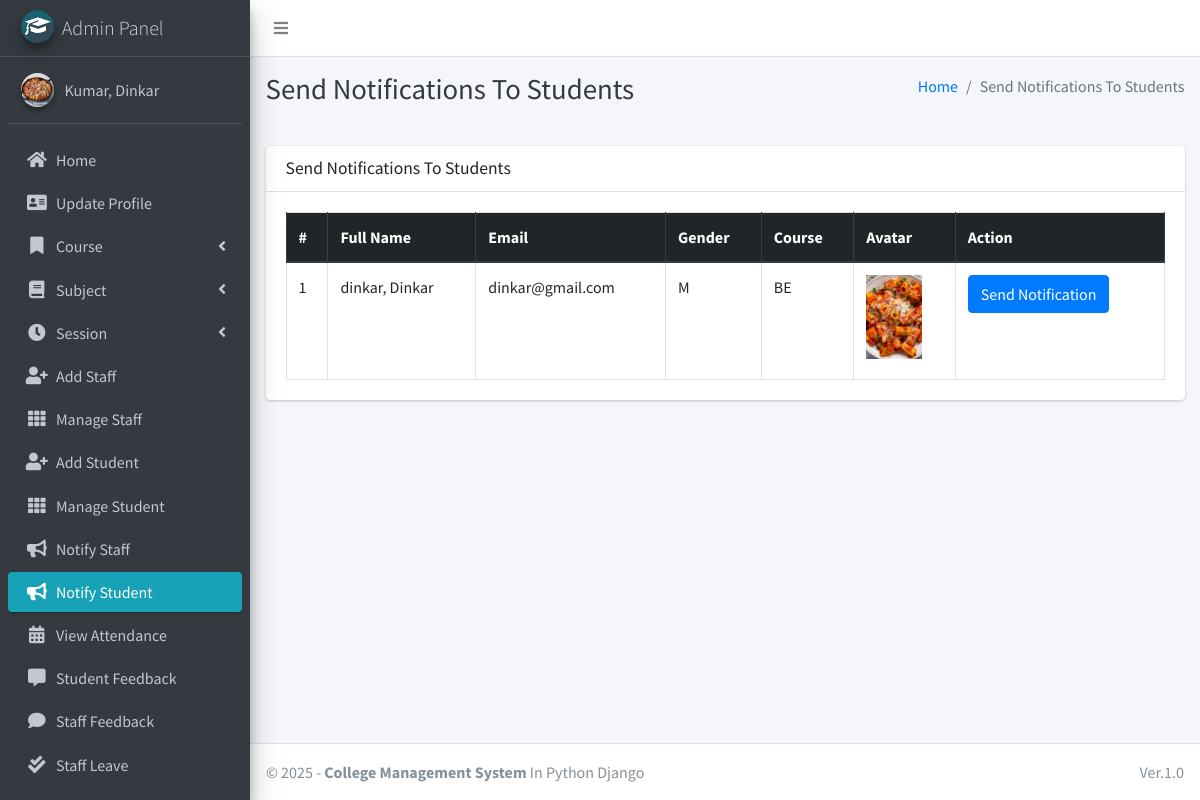
The page /admin_notify_student (signed in) on the database as committed earlier.
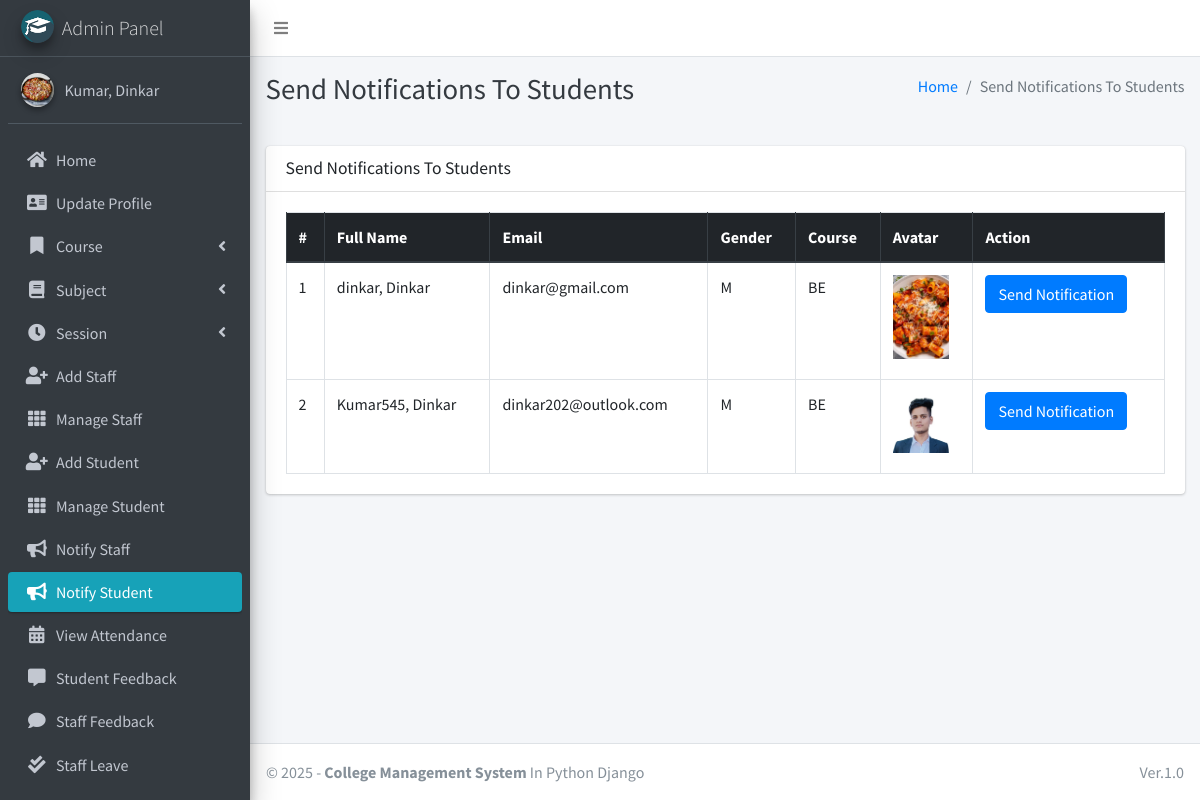
The same page on the database as committed later.
### main_app/models.py (models this page shows, shortened)
class CustomUser(AbstractUser):
    USER_TYPE = ((1, "HOD"), (2, "Staff"), (3, "Student"))
    GENDER = [("M", "Male"), ("F", "Female")]
    username = None  # Removed username, using email instead
    email = models.EmailField(unique=True)
    user_type = models.CharField(default=1, choices=USER_TYPE, max_length=1)
    gender = models.CharField(max_length=1, choices=GENDER)
    profile_pic = models.ImageField()
    address = models.TextField()
    fcm_token = models.TextField(default="")  # For firebase notifications
    created_at = models.DateTimeField(auto_now_add=True)
    updated_at = models.DateTimeField(auto_now=True)
    USERNAME_FIELD = "email"
    REQUIRED_FIELDS = []
    objects = CustomUserManager()
    def __str__(self):
        return self.last_name + ", " + self.first_name

class Student(models.Model):
    admin = models.OneToOneField(CustomUser, on_delete=models.CASCADE)
    course = models.ForeignKey(Course, on_delete=models.DO_NOTHING, null=True, blank=False)
    session = models.ForeignKey(Session, on_delete=models.DO_NOTHING, null=True)

class Course(models.Model):
    name = models.CharField(max_length=120)
    created_at = models.DateTimeField(auto_now_add=True)
    updated_at = models.DateTimeField(auto_now=True)

### main_app/hod_views.py (the view)
# urls.py: path("admin_notify_student", hod_views.admin_notify_student,
def admin_notify_student(request):
    student = CustomUser.objects.filter(user_type=3)
    context = {
        'page_title': "Send Notifications To Students",
        'students': student
    }
    return render(request, "hod_template/student_notification.html", context)

### main_app/templates/hod_template/student_notification.html (shortened to what this page needs)
{% extends 'main_app/base.html' %}
{% load static %}
{% block page_title %}{{page_title}}{% endblock page_title %}
{% block content %}
<section class="content">
    <div class="container-fluid">
        <div class="row">
            <div class="col-md-12">
                <div class="card">
                    <div class="card-header">
                        <h3 class="card-title">{{page_title}}</h3>
                    </div>
                    <div class="card-body">
                        <table id="example2" class="table table-bordered table-hover">
                            <thead class="thead-dark">
                                <tr>
                                    <th>#</th>
                                    <th>Full Name</th>
                                    <th>Email</th>
                                    <th>Gender</th>
                                    <th>Course</th>
                                    <th>Avatar</th>
                                    <th>Action</th>
                                </tr>
                            </thead>
                            <tbody>
                                {% for student in students %}
                                <tr>
                                    <td>{{ forloop.counter }}</td>
                                    <td>{{student.last_name}}, {{student.first_name}}</td>
                                    <td>{{student.email}}</td>
                                    <td>{{student.gender}}</td>
                                    <td>{{student.student.course.name}}</td>
                                    <td>
                                        {% if student.profile_pic == ""  %}
                                        No Image
                                        {% else %}
                                        <img class="img img-fluid mb-2" height="56" width="56"
                                            src="{{student.profile_pic}}" alt="">
                                        {% endif %}
                                    </td>
                                    <td><button data-toggle = "modal" data-target = "#myModal"class="btn btn-primary show_notification" value="{{student.id}}">Send Notification</button>
                                    </td>
                                </tr>
                                {% endfor %}
                            </tbody>
                        </table>
                    </div>
                </div>
            </div>
        </div>
    </div>
</section>
{% endblock content %}

### main_app/templates/main_app/base.html (shortened to what this page needs)
{% load static %}
<!DOCTYPE html>
<html>
<head>
    <link rel="stylesheet" href="{% static 'plugins/fontawesome-free/css/all.min.css'%} ">
    <link rel="stylesheet" href="https://code.ionicframework.com/ionicons/2.0.1/css/ionicons.min.css">
    <link rel="stylesheet"
        href="{% static 'plugins/tempusdominus-bootstrap-4/css/tempusdominus-bootstrap-4.min.css'%} ">
    <link rel="stylesheet" href="{% static 'plugins/icheck-bootstrap/icheck-bootstrap.min.css'%} ">
    <link rel="stylesheet" href="{% static 'dist/css/adminlte.min.css'%} ">
    <link rel="stylesheet" href="{% static 'plugins/overlayScrollbars/css/OverlayScrollbars.min.css'%} ">
    <link rel="stylesheet" href="{% static 'plugins/daterangepicker/daterangepicker.css'%} ">
</head>
<body class="hold-transition sidebar-mini layout-fixed">
    <div class="wrapper">
        <nav class="main-header navbar navbar-expand navbar-white navbar-light">
            <ul class="navbar-nav">
                <li class="nav-item">
                    <a class="nav-link" data-widget="pushmenu" href="#"><i class="fas fa-bars"></i></a>
                </li>
            </ul>
        </nav>
        {% include "main_app/sidebar_template.html" with user=user %}
        <div class="content-wrapper">
            <div class="content-header">
                <div class="container-fluid">
                    <div class="row mb-2">
                        <div class="col-sm-6">
                            <h1 class="m-0 text-dark">{% block page_title %}{% endblock page_title %}</h1>
                        </div>
                        <div class="col-sm-6">
                            <ol class="breadcrumb float-sm-right">
                                <li class="breadcrumb-item"><a href="#">Home</a></li>
                                <li class="breadcrumb-item active">{{ page_title }}</li>
                            </ol>
                        </div>
                    </div>
                </div>
            </div>
<section class="content">
    <div class="container-fluid">
        <div class="row">
            <div class="col-md-12">
            </div></div></div></section>
            {% block content %}
            {% endblock content %}
        </div>
        {% include "main_app/footer.html" %}
    </div>
</body>
</html>

### main_app/templates/main_app/sidebar_template.html (shortened to what this page needs)
{% load static %}
<aside class="main-sidebar sidebar-dark-info elevation-4">
    {% if request.user.user_type == '1' %}
    <a href="{% url 'admin_home' %}" class="brand-link">
        <img src="{% static 'dist/img/cmsl.png' %} " alt="AdminLTE Logo"
            class="brand-image img-circle elevation-3" >
        <span class="brand-text font-weight-light">Admin Panel</span>
    </a>
    <div class="sidebar">
        <div class="user-panel mt-3 pb-3 mb-3 d-flex">
            <div class="image">
                <img src="{{ request.user.profile_pic}}" class="img-circle elevation-2" alt="User Image">
            </div>
            <div class="info">
                <a href="#" class="d-block">{{user}}</a>
            </div>
        </div>
        <nav class="mt-2">
            <ul class="nav nav-pills nav-sidebar flex-column" data-widget="treeview" role="menu" data-accordion="false">
                <li class="nav-item">
                    {% url 'admin_home' as admin_home %}
                    <a href="{{admin_home}}" class="nav-link {% if admin_home == request.path %} active {% endif %}">
                        <i class="nav-icon fas fa-home"></i>
                        <p>
                            Home
                        </p>
                    </a>
                </li>
                <li class="nav-item">
                    {% url 'admin_view_profile' as admin_view_profile %}
                    <a href="{{admin_view_profile}}"
                        class="nav-link {% if admin_view_profile == request.path %} active {% endif %}">
                        <i class="nav-icon fas fa-address-card"></i>
                        <p>
                            Update Profile
                        </p>
                    </a>
                </li>
                <li class="nav-item has-treeview">
                    <a href="#" class="nav-link">
                        <i class="nav-icon fas fa-bookmark"></i>
                        <p>
                            Course
                            <i class="fas fa-angle-left right"></i>
                        </p>
                    </a>
                </li>
                <li class="nav-item has-treeview">
                    <a href="#" class="nav-link">
                        <i class="nav-icon fas fa-book"></i>
                        <p>
                            Subject
                            <i class="fas fa-angle-left right"></i>
                        </p>
                    </a>
                </li>
                <li class="nav-item has-treeview">
                    <a href="#" class="nav-link">
                        <i class="nav-icon fas fa-clock"></i>
                        <p>
                            Session
                            <i class="fas fa-angle-left right"></i>
                        </p>
                    </a>
                </li>
                <li class="nav-item">
                    {% url 'add_staff' as add_staff %}
                    <a href="{{add_staff}}" class="nav-link {% if add_staff == request.path %} active {% endif %}">
                        <i class="nav-icon fas fa-user-plus"></i>
                        <p>
                            Add Staff
                        </p>
                    </a>
                </li>
                <li class="nav-item">
                    {% url 'manage_staff' as manage_staff %}
                    {% url 'edit_staff' staff_id as edit_staff %}
                    <a href="{{manage_staff}}"
                        class="nav-link {% if manage_staff == request.path or request.path == edit_staff %} active {% endif %}">
                        <i class="nav-icon fas fa-th"></i>
                        <p>
                            Manage Staff
                        </p>
                    </a>
                </li>
                <li class="nav-item">
                    {% url 'add_student' as add_student%}
                    <a href="{{add_student}}" class="nav-link  {% if add_student == request.path %} active {% endif %}">
                        <i class="nav-icon fas fa-user-plus"></i>
                        <p>
                            Add Student
                        </p>
                    </a>
                </li>
                <li class="nav-item">
                    {% url 'manage_student' as manage_student %}
                    {% url 'edit_student' student_id as edit_student %}
                    <a href="{{manage_student}}"
                        class="nav-link  {% if edit_student == request.path or manage_student == request.path %} active {% endif %}">
                        <i class="nav-icon fas fa-th"></i>
                        <p>
                            Manage Student
                        </p>
                    </a>
                </li>
                <li class="nav-item">
                    {% url 'admin_notify_staff' as admin_notify_staff %}
                    <a href="{{admin_notify_staff}}"
                        class="nav-link {% if admin_notify_staff == request.path %} active {% endif %}">
                        <i class="nav-icon fas fa-bullhorn"></i>
                        <p>
                            Notify Staff
                        </p>
                    </a>
                </li>
                <li class="nav-item">
                    {% url 'admin_notify_student' as admin_notify_student %}
                    <a href="{{admin_notify_student}}"
                        class="nav-link {% if admin_notify_student == request.path %} active {% endif %}">
                        <i class="nav-icon fas fa-bullhorn"></i>
                        <p>
                            Notify Student
                        </p>
                    </a>
                </li>
                <li class="nav-item">
                    {% url 'admin_view_attendance' as admin_view_attendance %}
                <li class="nav-item">
                    <a href="{{admin_view_attendance}}"
                        class="nav-link  {% if admin_view_attendance == request.path %} active {% endif %}">
                        <i class="nav-icon fas fa-calendar-alt"></i>
                        <p>
                            View Attendance
                        </p>
                    </a>
                </li>
                <li class="nav-item">
                    {% url 'student_feedback_message' as student_feedback_message %}
                    <a href="{{ student_feedback_message }}"
                        class="nav-link  {% if student_feedback_message == request.path %} active {% endif %}">
                        <i class="nav-icon fas fa-comment-alt"></i>
                        <p>
                            Student Feedback
                        </p>
                    </a>
                </li>
                <li class="nav-item">
                    {% url 'staff_feedback_message' as staff_feedback_message %}
                    <a href="{{staff_feedback_message}}"
                        class="nav-link   {% if staff_feedback_message == request.path %} active {% endif %}">
                        <i class="nav-icon fas fa-comment"></i>
                        <p>
                            Staff Feedback
                        </p>
                    </a>
                </li>
                <li class="nav-item">
                    {% url 'view_staff_leave' as view_staff_leave %}
                    <a href="{{view_staff_leave}}"
                        class="nav-link  {% if view_staff_leave == request.path %} active {% endif %}">
                        <i class="nav-icon fas fa-check-double"></i>
                        <p>
                            Staff Leave
                        </p>
                    </a>
                </li>
                <li class="nav-item">
                    {% url 'view_student_leave' as view_student_leave %}
                    <a href="{% url 'view_student_leave' %}"
                        class="nav-link  {% if view_student_leave == request.path %} active {% endif %}">
                    </a>
                </li>
                                        {% endif %}
                                    </ul>
                                </nav>
                            </div>
</aside>

### main_app/templates/main_app/footer.html
<footer class="main-footer">
    &copy; {% now "Y" %} - <strong>College Management System</strong>
    In Python Django
    <div class="float-right d-none d-sm-inline-block">
       Ver.1.0
    </div>
</footer>

Rows that differ between the two databases and show on the page:
added CustomUser: last_name "Kumar545", first_name "Dinkar", email "dinkar202@outlook.com", gender "M", student.course.name "BE", profile_pic (picture)
